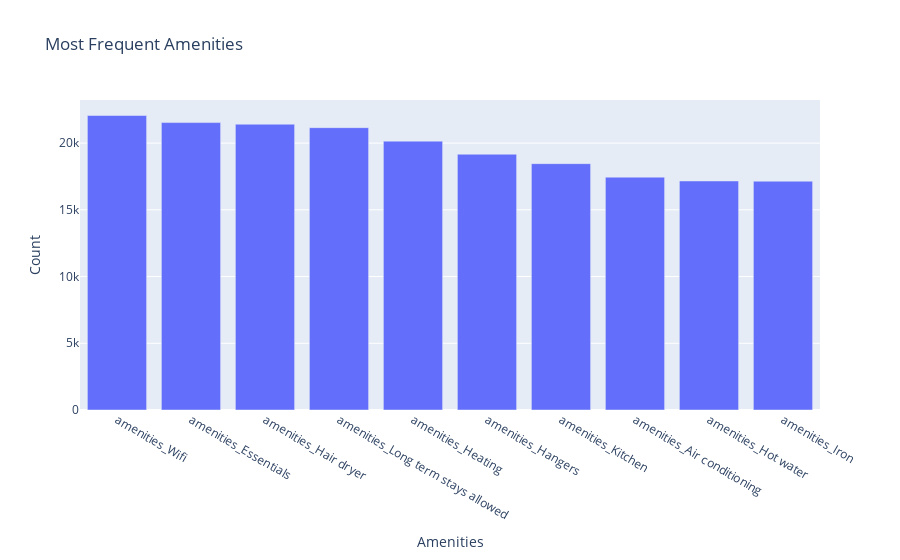

This figure's notebook cell:
### Code cell
amenities = {}
for c in df.columns:
	if "amenities" in c: 
		amenities[c] = df[c].value_counts()[1]
amenities_list = sorted(amenities, key=amenities.get, reverse=True)[:10]
amenities = {c:df[c].value_counts()[1] for c in amenities_list}
fig = px.bar(x = amenities.keys(), y = amenities.values(), title = "Most Frequent Amenities", labels={
	"y": "Count",
	"x": "Amenities"
})
fig.show()

### Figure 1 — Plotly figure (JSON) as saved in the notebook; plotly's stock layout.template omitted (floating-point values rounded to 4 significant figures)
{"data": [{"alignmentgroup": "True", "hovertemplate": "Amenities=%{x}<br>Count=%{y}<extra></extra>", "legendgroup": "", "marker": {"color": "#636efa", "pattern": {"shape": ""}}, "name": "", "offsetgroup": "", "orientation": "v", "showlegend": false, "textposition": "auto", "type": "bar", "x": ["amenities_Wifi", "amenities_Essentials", "amenities_Hair dryer", "amenities_Long term stays allowed", "amenities_Heating", "amenities_Hangers", "amenities_Kitchen", "amenities_Air conditioning", "amenities_Hot water", "amenities_Iron"], "xaxis": "x", "y": [22068, 21537, 21417, 21157, 20147, 19166, 18460, 17447, 17161, 17145], "yaxis": "y"}], "layout": {"barmode": "relative", "legend": {"tracegroupgap": 0}, "title": {"text": "Most Frequent Amenities"}, "xaxis": {"anchor": "y", "domain": [0, 1], "title": {"text": "Amenities"}}, "yaxis": {"anchor": "x", "domain": [0, 1], "title": {"text": "Count"}}}}
